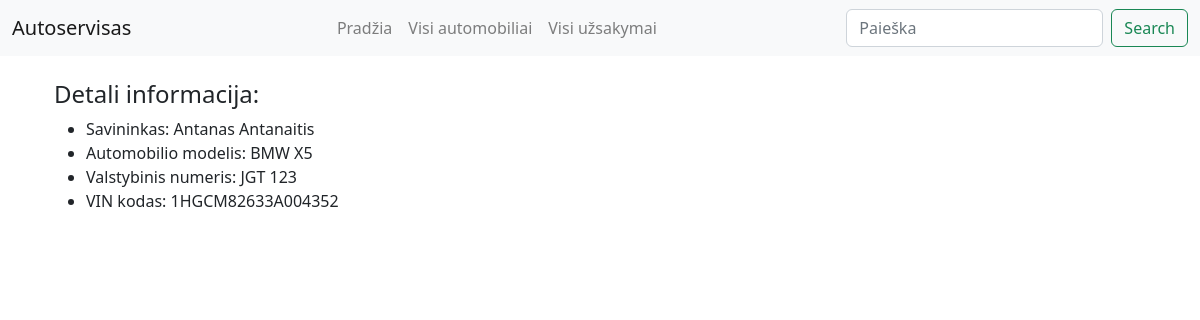
Page /autoservice/automobiliai/2 on the earlier database version.
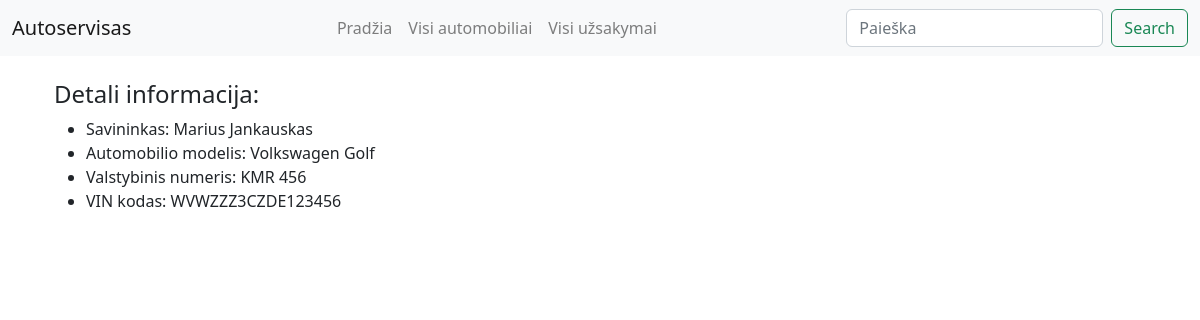
Same page on the later database version.
### autoservice/models.py (models this page shows, shortened)
class Automobilis(models.Model):
    valstybinis_nr = models.CharField('Valstybinis Nr.',max_length=100,unique=True)
    automobilio_modelis = models.ForeignKey(Automobilio_modelis, on_delete=models.CASCADE)
    vin_kodas = models.CharField('VIN kodas', max_length=50)
    klientas = models.CharField('Klientas', max_length=200)
    nuotrauka = models.ImageField('Nuotrauka', upload_to='automobiliai', null=True, blank=True)
    class Meta:
        verbose_name = 'Automobilis'
        verbose_name_plural = 'Automobiliai'

class Automobilio_modelis(models.Model):
    marke = models.CharField('Marke',max_length=100)
    modelis = models.CharField('Modelis', max_length=100)
    def __str__(self):
         return f'{self.marke} {self.modelis}'
    class Meta:
        verbose_name = 'Automobilio modelis'
        verbose_name_plural = 'Automobilio modeliai'

### autoservice/views.py (the view)
# urls.py: path('automobiliai/<int:masina_id>', views.automobilis, name='automobilis'),
def automobilis(request,masina_id):
    masina = get_object_or_404(Automobilis, pk=masina_id)
    return render(request,'automobilis.html',{'automobilis':masina})

### autoservice/templates/automobilis.html
{% extends "base.html" %}
{% block content %}
    <div class="container automobilis">
    <h4>Detali informacija:</h4>
    <ul>
        <li>Savininkas:  {{automobilis.klientas}}</li>
        <li>Automobilio modelis:  {{automobilis.automobilio_modelis}}</li>
        <li>Valstybinis numeris:  {{ automobilis.valstybinis_nr }}</li>
        <li>VIN kodas:  {{automobilis.vin_kodas}}</li>
    </ul>
    </div>
{% endblock %}

Differences in the rows shown:
changed Automobilis: klientas "Antanas Antanaitis" → "Marius Jankauskas"; automobilio_modelis "BMW X5" → "Volkswagen Golf"; valstybinis_nr "JGT 123" → "KMR 456"; vin_kodas "1HGCM82633A004352" → "WVWZZZ3CZDE123456"
